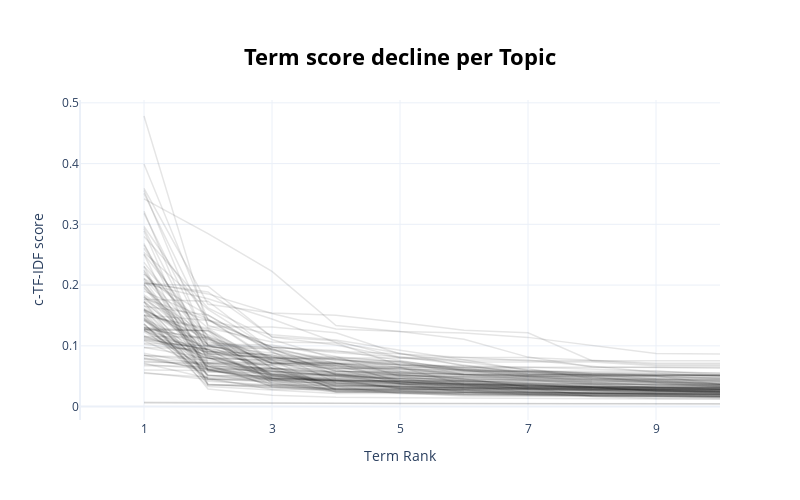

Notebook code cell kept with this figure:
### Code cell
#Visualize Term Score Decline
topic_model.visualize_term_rank()
